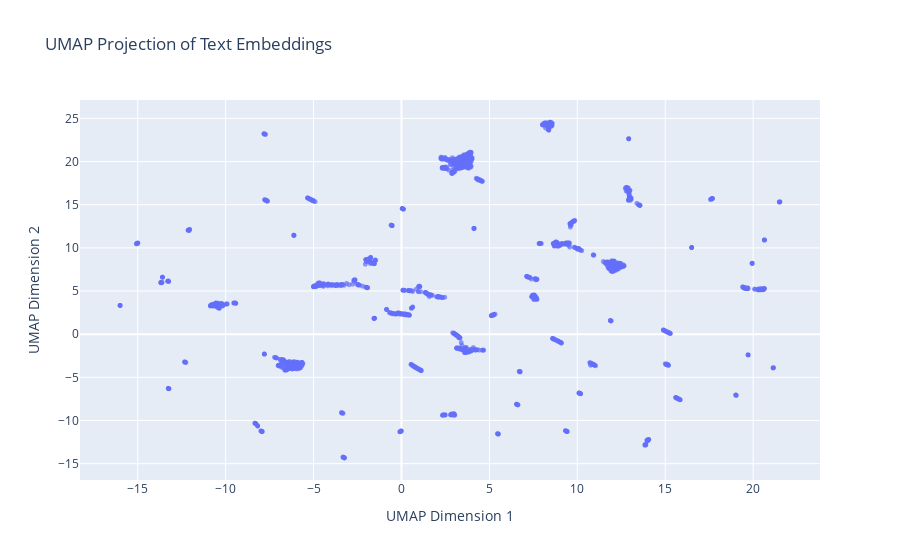

Here is the notebook cell this chart was saved with:
### Code cell
import umap
import plotly.express as px
import pandas as pd
import numpy as np

# --- Your Data (Make sure these variables are loaded correctly) ---
# final_embeddings = ... # Your (num_samples, embedding_dim) numpy array
# texts = ...            # Your list of text strings (length num_samples)
# heuristic_labels = ... # Optional: List/array of your heuristic multi-labels (length num_samples)
# original_labels = ...  # Optional: List/array of original single labels (length num_samples)



print(f"Original embedding shape: {final_embeddings.shape}")
print(f"Number of texts: {len(texts)}")
# Optional: Check lengths match
# print(f"Number of heuristic labels: {len(heuristic_labels)}")
# print(f"Number of original labels: {len(original_labels)}")


# --- Configure and Run UMAP ---
# You might need to tune these parameters based on your data size and desired output
reducer = umap.UMAP(
    n_neighbors=15,     # Controls local vs global structure (lower = more local)
    min_dist=0.1,       # Controls how tightly points are packed (lower = tighter)
    n_components=2,     # Reduce to 2 dimensions for plotting
    metric='cosine',    # Cosine distance is often good for text embeddings
    random_state=42     # For reproducible results
)

print("Running UMAP...")
umap_embeddings = reducer.fit_transform(final_embeddings)
print(f"UMAP reduced embedding shape: {umap_embeddings.shape}")


# --- Prepare Data for Plotting with Pandas ---
df_plot = pd.DataFrame({
    'umap_x': umap_embeddings[:, 0],
    'umap_y': umap_embeddings[:, 1],
    'text': texts
    # Add any labels you want to use for coloring or hover info
    # 'heuristic_label': heuristic_labels, # Example
    # 'original_label': original_labels    # Example
})

# If your heuristic labels are lists, convert them to strings for easier plotting/coloring
# Choose one strategy:
# 1. Join list elements:
# df_plot['heuristic_label_str'] = [' | '.join(map(str, lbl_list)) if isinstance(lbl_list, list) else str(lbl_list) for lbl_list in heuristic_labels]
# 2. Use only the first label (if applicable):
# df_plot['heuristic_label_first'] = [lbl_list[0] if isinstance(lbl_list, list) and lbl_list else 'None' for lbl_list in heuristic_labels]

# *** Select which label column you want to use for coloring ***
COLOR_COLUMN = None # Set to None to color all points the same
# COLOR_COLUMN = 'heuristic_label' # Or 'original_label', 'heuristic_label_str', etc. - Make sure this column exists in df_plot!


# --- Create Interactive Plot with Plotly ---
print("Creating plot...")
fig = px.scatter(
    df_plot,
    x='umap_x',
    y='umap_y',
    color=COLOR_COLUMN,          # Color points by this column (set to None for uniform color)
    hover_data=['text'],         # Show 'text' column when hovering over points
    title="UMAP Projection of Text Embeddings",
    labels={'umap_x': 'UMAP Dimension 1', 'umap_y': 'UMAP Dimension 2'}, # Nicer axis labels
    opacity=0.7,                 # Adjust point transparency if needed
    # size_max=5 # Uncomment to control max point size if using a size aesthetic
)

# Optional: Make points smaller if the plot is crowded
fig.update_traces(marker=dict(size=5))

# Optional: Customize hover text formatting (makes long text wrap)
fig.update_layout(hoverlabel=dict(bgcolor="white", font_size=12, namelength=-1))

print("Displaying plot...")
fig.show()

### Figure 1 — Plotly figure (JSON) as saved in the notebook; plotly's stock layout.template omitted (floating-point values rounded to 4 significant figures; data arrays with more than 128 entries replaced by an {"elided": "..."} marker saying what was removed)
{"data": [{"customdata": {"elided": "2834x1 str values"}, "hovertemplate": "UMAP Dimension 1=%{x}<br>UMAP Dimension 2=%{y}<br>text=%{customdata[0]}<extra></extra>", "legendgroup": "", "marker": {"color": "#636efa", "opacity": 0.7, "size": 5, "symbol": "circle"}, "mode": "markers", "name": "", "showlegend": false, "type": "scattergl", "x": {"elided": "2834 float values"}, "xaxis": "x", "y": {"elided": "2834 float values"}, "yaxis": "y"}], "layout": {"hoverlabel": {"bgcolor": "white", "font": {"size": 12}, "namelength": -1}, "legend": {"tracegroupgap": 0}, "title": {"text": "UMAP Projection of Text Embeddings"}, "xaxis": {"anchor": "y", "domain": [0, 1], "title": {"text": "UMAP Dimension 1"}}, "yaxis": {"anchor": "x", "domain": [0, 1], "title": {"text": "UMAP Dimension 2"}}}}
